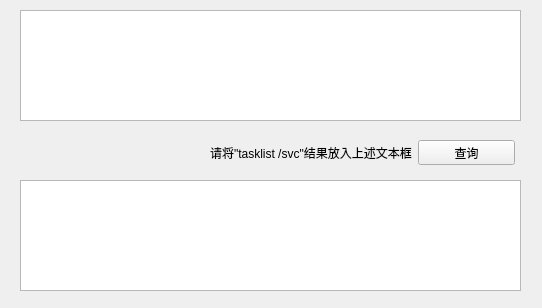
<?xml version="1.0" encoding="UTF-8"?>
<ui version="4.0">
 <class>Form</class>
 <widget class="QWidget" name="Form">
  <property name="geometry">
   <rect>
    <x>0</x>
    <y>0</y>
    <width>542</width>
    <height>308</height>
   </rect>
  </property>
  <property name="windowTitle">
   <string>杀软查询 by:tools</string>
  </property>
  <widget class="QTextEdit" name="textEdit">
   <property name="geometry">
    <rect>
     <x>20</x>
     <y>10</y>
     <width>501</width>
     <height>111</height>
    </rect>
   </property>
  </widget>
  <widget class="QTextEdit" name="textEdit_2">
   <property name="geometry">
    <rect>
     <x>20</x>
     <y>180</y>
     <width>501</width>
     <height>111</height>
    </rect>
   </property>
  </widget>
  <widget class="QWidget" name="">
   <property name="geometry">
    <rect>
     <x>210</x>
     <y>140</y>
     <width>305</width>
     <height>25</height>
    </rect>
   </property>
   <layout class="QHBoxLayout" name="horizontalLayout">
    <item>
     <widget class="QLabel" name="label">
      <property name="text">
       <string>请将&quot;tasklist /svc&quot;结果放入上述文本框</string>
      </property>
     </widget>
    </item>
    <item>
     <widget class="QPushButton" name="pushButton">
      <property name="text">
       <string>查询</string>
      </property>
     </widget>
    </item>
   </layout>
  </widget>
 </widget>
 <resources/>
 <connections/>
</ui>
